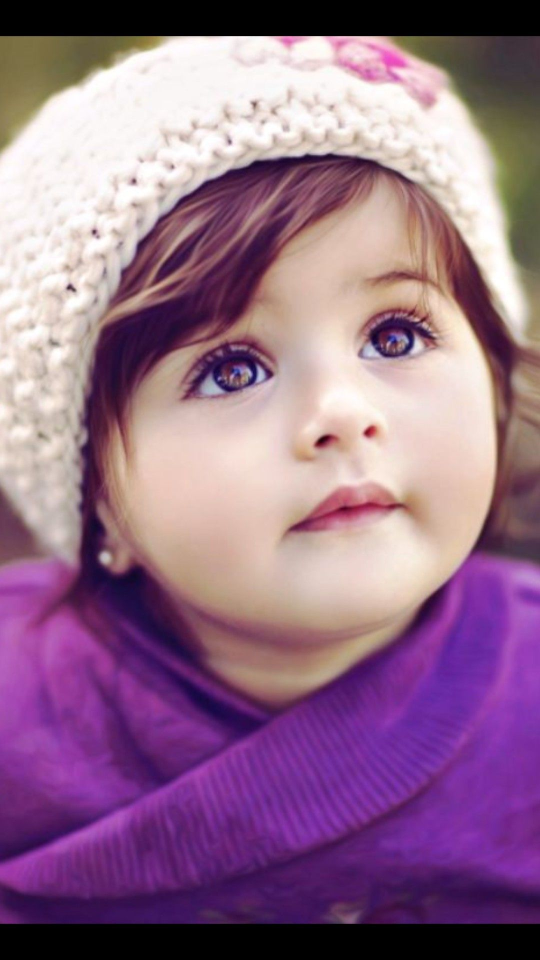
#> input picture baby.jpg, 1080 x 1920 px (shown at 1/2 size)
$ jupyter execute cartoon.ipynb
#> lines starting #> are read from the running program, lines starting #| are printed output that depends on the picture; after the words box and inside, x2 and y2 are one past the last pixel; in counts of white or black regions, pixels touching at a corner belong together
<a href="https://colab.research.google.com/github/keerthanabuvan/Cartoonizing-the-picture/blob/master/cartoon.ipynb" target="_parent"></a>

[cell 1]
import cv2
import numpy as np
from google.colab.patches import cv2_imshow

[cell 2]
num_down=2     #number of downsampling steps
num_bilateral=7 #number of bilateral filtering steps

[cell 3]
img_rgb=cv2.imread("baby.jpg")
#> img_rgb is the input picture: shape (1920, 1080, 3); mean B, G, R 137.8, 110.7, 147.9
print(img_rgb.shape)    #prints dimension of the image
#| (1920, 1080, 3)

[cell 4]
img_rgb=cv2.resize(img_rgb,(800,800)) #resizing to get optimal status
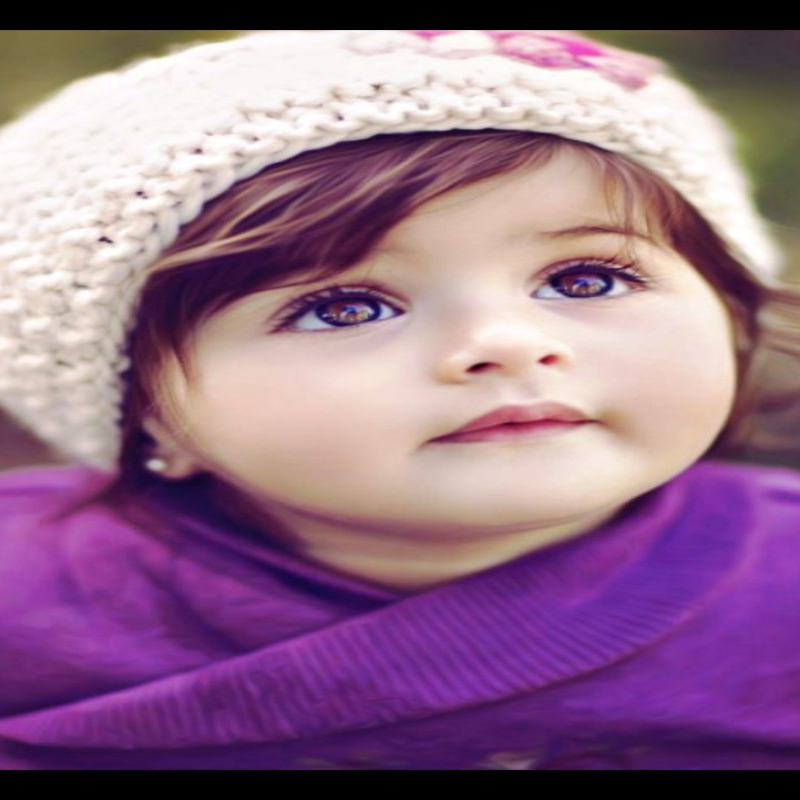
#> img_rgb: shape (800, 800, 3); mean B, G, R 137.8, 110.6, 147.8

[cell 5]
#downsample image using guassian pyramid
img_color=img_rgb
for _ in range(num_down):
  img_color=cv2.pyrDown(img_color)
#> this loop made 2 passes
#> pass 2, `img_color=cv2.pyrDown(img_color)`:
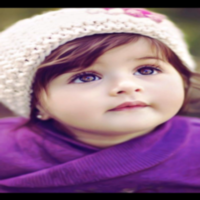
#> img_color: shape (200, 200, 3); mean B, G, R 137.9, 110.7, 147.9

[cell 6]
#repeatedly apply small bilateral filter instead of applying one large filter
for _ in range(num_bilateral):
  imd_color=cv2.bilateralFilter(img_color,d=2,sigmaColor=9,sigmaSpace=7)

[cell 7]
#upsample image to original size
for _ in range (num_down):
  img_color=cv2.pyrUp(img_color)
  img_gray=cv2.cvtColor(img_rgb,cv2.COLOR_RGB2GRAY)
  img_blur=cv2.medianBlur(img_gray,7)
  img_edge=cv2.adaptiveThreshold(img_blur,255,cv2.ADAPTIVE_THRESH_MEAN_C,cv2.THRESH_BINARY,blockSize=9,C=2)
#> this loop made 2 passes
#> pass 1, `img_color=cv2.pyrUp(img_color)`:
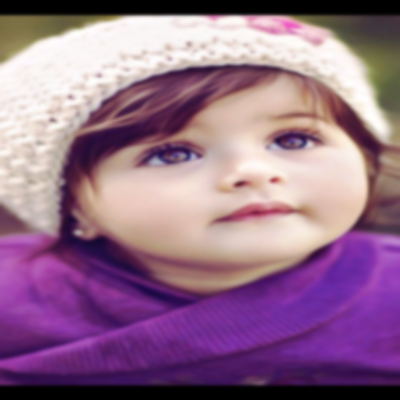
#> img_color: shape (400, 400, 3); mean B, G, R 137.9, 110.7, 147.9
#> pass 1, `img_gray=cv2.cvtColor(img_rgb,cv2.COLOR_RGB2GRAY)`:
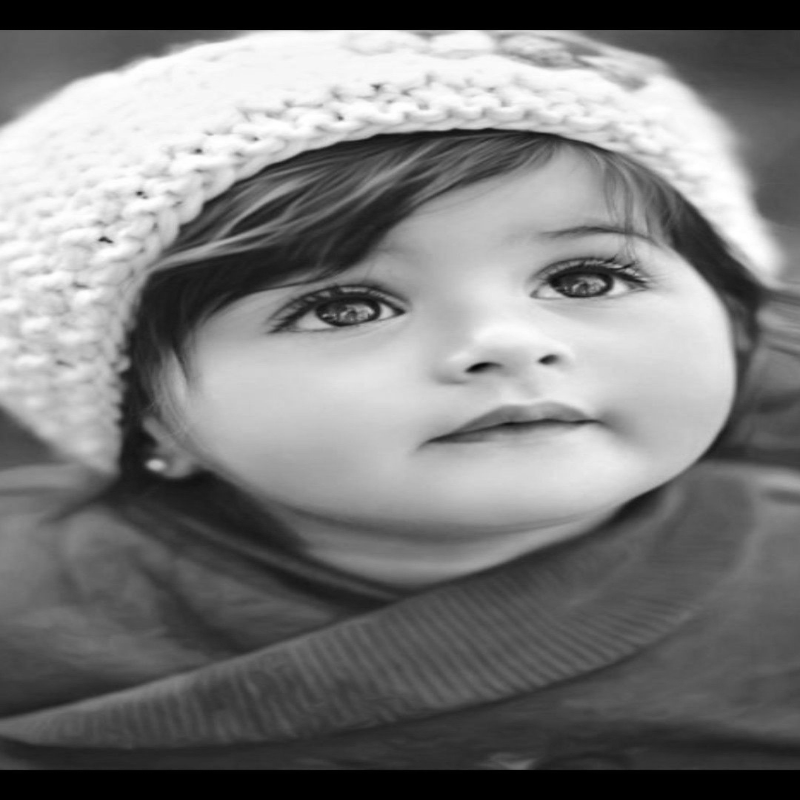
#> img_gray: shape (800, 800); min 0, max 255, mean 123
#> pass 1, `img_edge=cv2.adaptiveThreshold(img_blur,255,cv2.ADAPTIVE_THRESH_MEAN_C..`:
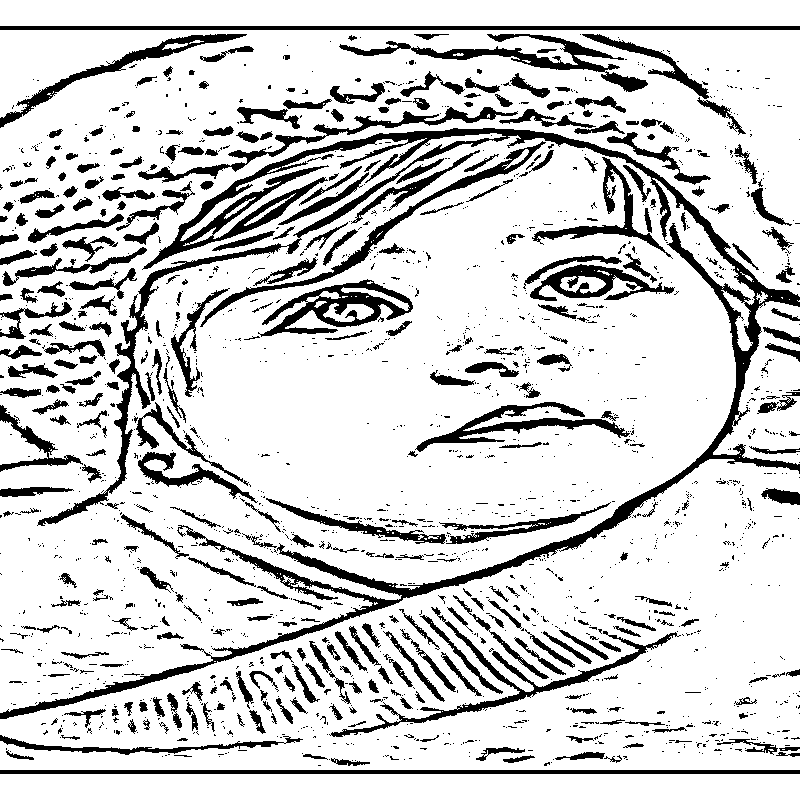
#> img_edge: shape (800, 800); 82.3% white; 1898 black regions (1524 under 20 px), largest, box (x1, y1, x2, y2) and area: (0, 128, 800, 719) 25720, (339, 34, 648, 92) 3205, (0, 26, 800, 30) 3200

[cell 8]
#convert back to color,bit-AND withb bcolor image
img_edge=cv2.cvtColor(img_edge,cv2.COLOR_GRAY2RGB)
img_cartoon=cv2.bitwise_and(img_color,img_edge)
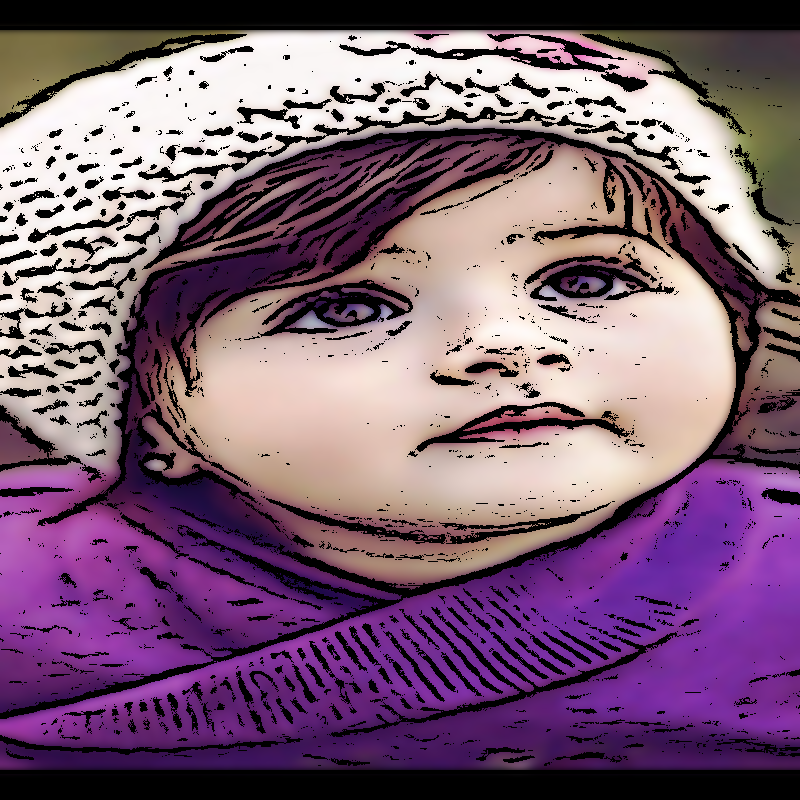
#> img_cartoon: shape (800, 800, 3); mean B, G, R 116.4, 94, 124.1
cv2.waitKey(0)

[cell 9]
#display

stack=np.hstack([img_rgb,img_cartoon,img_edge])
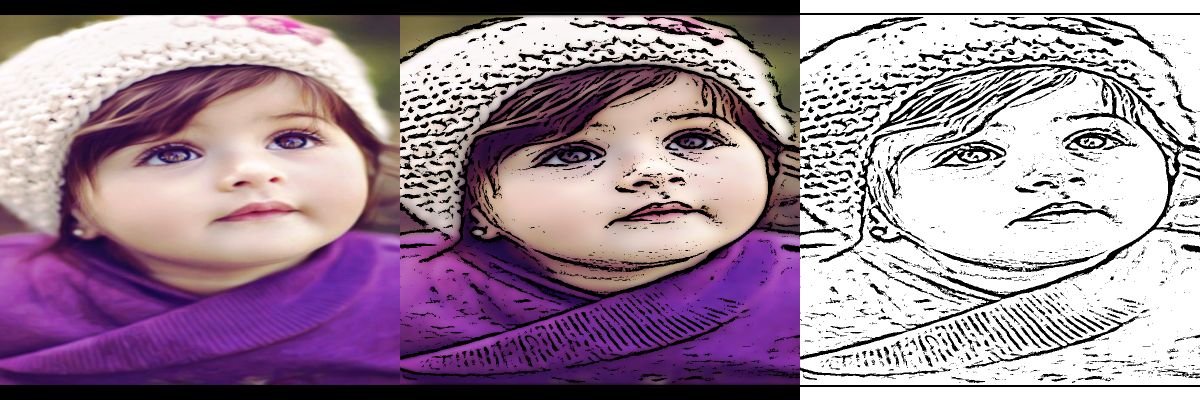
#> stack: shape (800, 2400, 3) (shown at 1/2 size); mean B, G, R 154.7, 138.1, 160.6
cv2_imshow(stack)
